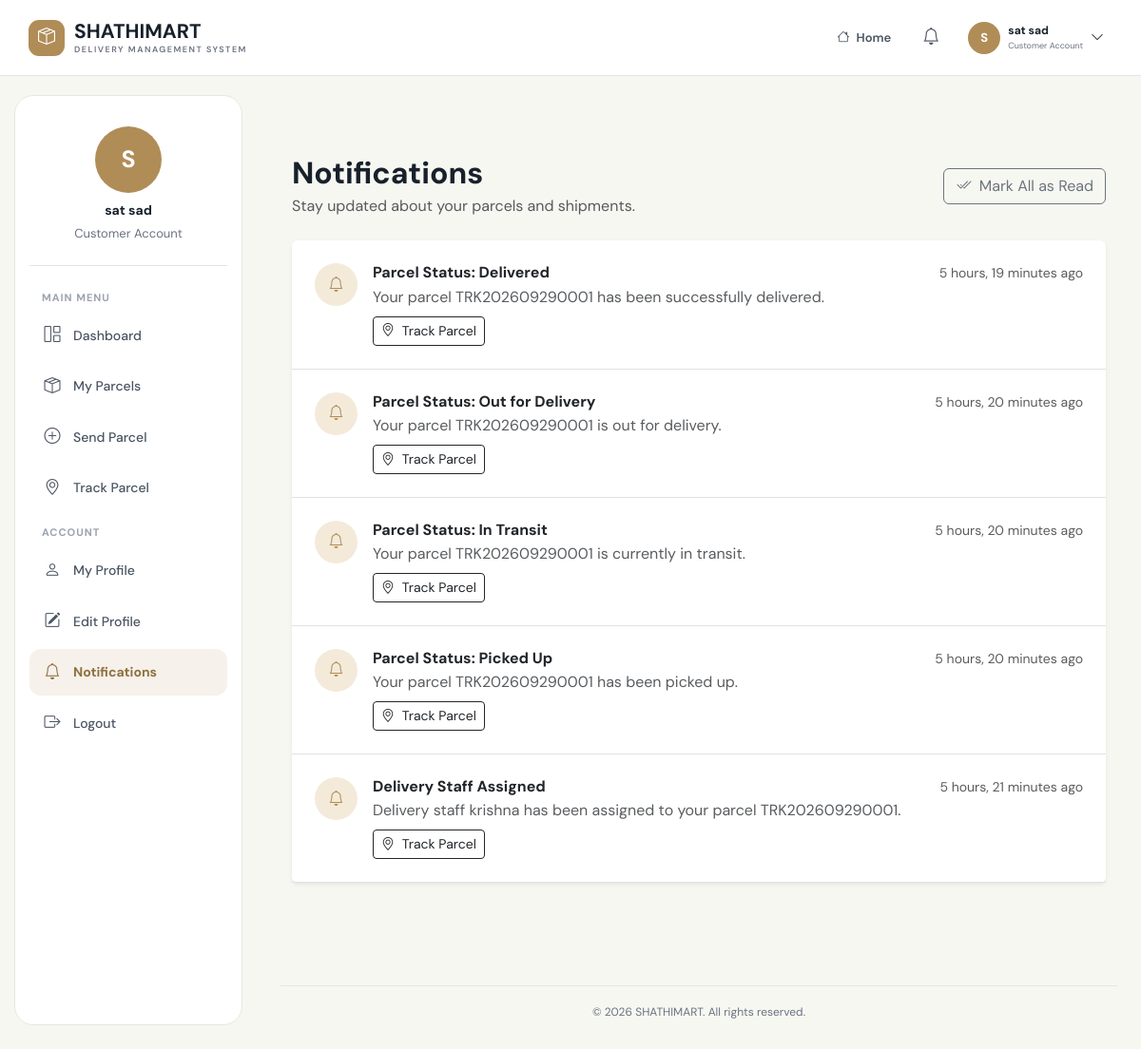
Page /notifications/ (signed in) on the committed database.
### notifications/models.py (models this page shows, shortened)
class Notification(models.Model):
    user = models.ForeignKey(
        User,
        on_delete=models.CASCADE,
        related_name='notifications'
    )
    parcel = models.ForeignKey(
        Parcel,
        on_delete=models.CASCADE,
        related_name='notifications',
        null=True,
        blank=True
    )
    title = models.CharField(
        max_length=200
    )
    message = models.TextField()
    is_read = models.BooleanField(
        default=False
    )
    created_at = models.DateTimeField(
        auto_now_add=True
    )
    class Meta:
        ordering = ['-created_at']

### notifications/views.py (the view)
@login_required(login_url="login")
def notification_list(request):
    notifications = Notification.objects.filter(
        user=request.user
    ).select_related(
        "parcel"
    )
    context = {
        "notifications": notifications,
    }
    return render(
        request,
        "notifications/notification_list.html",
        context
    )

### notifications/context_processors.py (called while the page is built)
def notification_context(request):
    if not request.user.is_authenticated:
        return {
            "navbar_notifications": [],
            "unread_notifications_count": 0,
        }
    notifications = Notification.objects.filter(
        user=request.user
    ).select_related(
        "parcel"
    )[:8]
    unread_count = Notification.objects.filter(
        user=request.user,
        is_read=False
    ).count()
    return {
        "navbar_notifications": notifications,
        "unread_notifications_count": unread_count,
    }

### notifications/templates/notifications/notification_list.html (shortened to what this page needs)
{% extends "customer_base.html" %}
{% block content %}
<div class="container py-5">
    <div class="d-flex justify-content-between align-items-center mb-4">
        <div>
            <h2 class="fw-bold mb-1">
                Notifications
            </h2>
            <p class="text-muted mb-0">
                Stay updated about your parcels and shipments.
            </p>
        </div>
        <a
            href="{% url 'mark_all_notifications_read' %}"
            class="btn btn-outline-secondary"
        >
            <i class="bi bi-check2-all me-1"></i>
            Mark All as Read
        </a>
    </div>
    <div class="card border-0 shadow-sm">
        <div class="card-body p-0">
            {% for notification in notifications %}
                <div
                    class="
                        p-4
                        border-bottom
                    "
                >
                    <div class="d-flex gap-3">
                        <div
                            style="
                                width:45px;
                                height:45px;
                                min-width:45px;
                                border-radius:50%;
                                background:#f4ead9;
                                color:#b08d57;
                                display:flex;
                                align-items:center;
                                justify-content:center;
                            "
                        >
                            <i class="bi bi-bell"></i>
                        </div>
                        <div class="flex-grow-1">
                            <div
                                class="d-flex justify-content-between"
                            >
                                <h6 class="fw-bold mb-1">
                                    {{ notification.title }}
                                </h6>
                                <small class="text-muted">
                                    {{ notification.created_at|timesince }}
                                    ago
                                </small>
                            </div>
                            <p class="text-muted mb-2">
                                {{ notification.message }}
                            </p>
                            <div class="d-flex gap-2">
                                {% if notification.parcel %}
                                    <a
                                        href="{% url 'track_parcel' %}?tracking_number={{ notification.parcel.tracking_number }}"
                                        class="btn btn-sm btn-outline-dark"
                                    >
                                        <i class="bi bi-geo-alt me-1"></i>
                                        Track Parcel
                                    </a>
                                {% endif %}
                            </div>
                        </div>
                    </div>
                </div>
            {% endfor %}
        </div>
    </div>
</div>
{% endblock %}

### templates/customer_base.html (shortened to what this page needs)
{% load static %}
<!DOCTYPE html>
<html lang="en">
<head>
<link
    href="https://cdn.jsdelivr.net/npm/bootstrap@5.3.3/dist/css/bootstrap.min.css"
    rel="stylesheet"
>
<link
    rel="stylesheet"
    href="https://cdn.jsdelivr.net/npm/bootstrap-icons@1.11.3/font/bootstrap-icons.min.css"
>
</head>
<body>
<header class="customer-navbar">
    <div class="customer-navbar-inner">
        <a
            href="{% url 'dashboard' %}"
            class="brand-logo"
        >
            <span class="brand-logo-icon">
                <i class="bi bi-box-seam"></i>
            </span>
            <span class="brand-logo-text">
                SHATHIMART
                <small>
                    Delivery Management System
                </small>
            </span>
        </a>
        <div class="navbar-right">
            <a
                href="{% url 'home' %}"
                class="navbar-link"
            >
                <i class="bi bi-house"></i>
                Home
            </a>
            <a
                href="{% url 'notification_list' %}"
                class="navbar-notification"
                title="Notifications"
            >
                <i class="bi bi-bell"></i>
            </a>
            <a
                href="{% url 'profile' %}"
                class="navbar-user"
            >
                {% if request.user.profile.profile_image %}
                    <img
                        src="{{ request.user.profile.profile_image.url }}"
                        alt="Profile"
                        class="navbar-user-avatar"
                    >
                {% else %}
                    <div class="navbar-user-placeholder">
                        {{ request.user.first_name|default:request.user.username|first|upper }}
                    </div>
                {% endif %}
                <span class="navbar-user-info">
                    <span class="navbar-user-name">
                        {{ request.user.get_full_name|default:request.user.username }}
                    </span>
                    <span class="navbar-user-role">
                        Customer Account
                    </span>
                </span>
                <i class="bi bi-chevron-down small"></i>
            </a>
        </div>
    </div>
</header>
<div class="customer-dashboard-layout">
    <div class="customer-sidebar-wrapper">
        <aside class="customer-sidebar">
            <div class="customer-profile-mini">
                {% if request.user.profile.profile_image %}
                    <img
                        src="{{ request.user.profile.profile_image.url }}"
                        alt="Profile"
                        class="customer-profile-avatar"
                    >
                {% else %}
                    <div class="customer-profile-placeholder">
                        {{ request.user.first_name|default:request.user.username|first|upper }}
                    </div>
                {% endif %}
                <h6>
                    {{ request.user.get_full_name|default:request.user.username }}
                </h6>
                <span>
                    Customer Account
                </span>
            </div>
            <div class="customer-sidebar-menu">
                <div class="customer-sidebar-title">
                    Main Menu
                </div>
                <a
                    href="{% url 'dashboard' %}"
                    class="customer-sidebar-link {% if request.resolver_match.url_name == 'dashboard' %}active{% endif %}"
                >
                    <i class="bi bi-grid-1x2"></i>
                    <span>
                        Dashboard
                    </span>
                </a>
                <a
                    href="{% url 'parcel_list' %}"
                    class="customer-sidebar-link {% if request.resolver_match.url_name == 'parcel_list' %}active{% endif %}"
                >
                    <i class="bi bi-box-seam"></i>
                    <span>
                        My Parcels
                    </span>
                </a>
                <a
                    href="{% url 'create_parcel' %}"
                    class="customer-sidebar-link {% if request.resolver_match.url_name == 'create_parcel' %}active{% endif %}"
                >
                    <i class="bi bi-plus-circle"></i>
                    <span>
                        Send Parcel
                    </span>
                </a>
                <a
                    href="{% url 'track_parcel' %}"
                    class="customer-sidebar-link {% if request.resolver_match.url_name == 'track_parcel' %}active{% endif %}"
                >
                    <i class="bi bi-geo-alt"></i>
                    <span>
                        Track Parcel
                    </span>
                </a>
                <div class="customer-sidebar-title">
                    Account
                </div>
                <a
                    href="{% url 'profile' %}"
                    class="customer-sidebar-link {% if request.resolver_match.url_name == 'profile' %}active{% endif %}"
                >
                    <i class="bi bi-person"></i>
                    <span>
                        My Profile
                    </span>
                </a>
                <a
                    href="{% url 'profile_edit' %}"
                    class="customer-sidebar-link {% if request.resolver_match.url_name == 'profile_edit' %}active{% endif %}"
                >
                    <i class="bi bi-pencil-square"></i>
                    <span>
                        Edit Profile
                    </span>
                </a>
                <a
                    href="{% url 'notification_list' %}"
                    class="customer-sidebar-link {% if request.resolver_match.url_name == 'notification_list' %}active{% endif %}"
                >
                    <i class="bi bi-bell"></i>
                    <span>
                        Notifications
                    </span>
                </a>
                <a
                    href="{% url 'logout' %}"
                    class="customer-sidebar-link logout"
                >
                    <i class="bi bi-box-arrow-right"></i>
                    <span>
                        Logout
                    </span>
                </a>
            </div>
        </aside>
    </div>
    <main class="customer-main-content">
        {% block customer_content %}
            {% block content %}
            {% endblock %}
        {% endblock %}
    </main>
    <footer class="customer-footer">
        <div class="customer-footer-line">
            © {% now "Y" %} SHATHIMART.
            All rights reserved.
        </div>
    </footer>
</div>
</body>
</html>

### templates/customer_base.html (style rules this page uses)
:root { --primary: #b08d57; --primary-dark: #8f713f; --dark: #18212b; --light: #f7f7f2; --muted: #6b7280; --border: #e7e5df; --white: #ffffff; --success: #198754; --warning: #f59e0b; --danger: #dc3545; --info: #0d6efd; --purple: #6f42c1; }
* { box-sizing: border-box; }
html { scroll-behavior: smooth; }
body { margin: 0; padding: 0; background: var(--light); color: var(--dark); font-family: "DM Sans", Arial, sans-serif; min-height: 100vh; }
a { text-decoration: none; }
.customer-navbar { height: 80px; background: #ffffff; border-bottom: 1px solid var(--border); position: sticky; top: 0; z-index: 1100; display: flex; align-items: center; }
.customer-navbar-inner { width: 100%; padding: 0 30px; display: flex; align-items: center; justify-content: space-between; }
.brand-logo { display: inline-flex; align-items: center; gap: 10px; color: var(--dark); font-size: 21px; font-weight: 700; }
.brand-logo-icon { width: 38px; height: 38px; border-radius: 11px; background: var(--primary); color: #ffffff; display: flex; align-items: center; justify-content: center; font-size: 18px; }
.brand-logo-text { line-height: 1; }
.brand-logo-text small { display: block; color: var(--muted); font-size: 9px; font-weight: 600; letter-spacing: 1.5px; text-transform: uppercase; margin-top: 4px; }
.navbar-right { display: flex; align-items: center; gap: 10px; }
.navbar-link { display: inline-flex; align-items: center; gap: 7px; color: #4b5563; font-size: 13px; font-weight: 600; padding: 9px 12px; border-radius: 10px; transition: all 0.2s ease; }
.navbar-notification { position: relative; width: 40px; height: 40px; display: inline-flex; align-items: center; justify-content: center; border-radius: 50%; color: #4b5563; transition: all 0.2s ease; }
.navbar-notification i { font-size: 18px; }
.navbar-user { display: flex; align-items: center; gap: 8px; padding: 5px 9px; border-radius: 12px; color: var(--dark); transition: all 0.2s ease; }
.navbar-user-placeholder { width: 34px; height: 34px; border-radius: 50%; background: var(--primary); color: #ffffff; display: flex; align-items: center; justify-content: center; font-size: 13px; font-weight: 700; }
.navbar-user-info { line-height: 1.15; }
.navbar-user-name { display: block; color: var(--dark); font-size: 12px; font-weight: 700; }
.navbar-user-role { display: block; color: var(--muted); font-size: 9px; margin-top: 3px; }
.customer-dashboard-layout { width: 100%; min-height: calc(100vh - 80px); }
.customer-sidebar-wrapper { width: 270px; position: fixed; top: 80px; left: 0; bottom: 0; padding: 20px 15px 25px; z-index: 1000; }
.customer-sidebar { background: #ffffff; border: 1px solid var(--border); border-radius: 20px; padding: 22px 15px; height: 100%; overflow-y: auto; overflow-x: hidden; }
.customer-profile-mini { text-align: center; padding: 10px 10px 22px; border-bottom: 1px solid var(--border); margin-bottom: 15px; }
.customer-profile-placeholder { width: 70px; height: 70px; border-radius: 50%; background: var(--primary); color: #ffffff; display: flex; align-items: center; justify-content: center; font-size: 25px; font-weight: 700; margin: 0 auto 10px; }
.customer-profile-mini h6 { margin: 0 0 3px; color: var(--dark); font-weight: 700; font-size: 14px; }
.customer-profile-mini span { color: var(--muted); font-size: 13px; }
.customer-sidebar-title { font-size: 11px; text-transform: uppercase; letter-spacing: 1px; color: #9ca3af; font-weight: 700; padding: 10px 13px 7px; }
.customer-sidebar-link { display: flex; align-items: center; gap: 12px; padding: 12px 14px; border-radius: 12px; color: #4b5563; text-decoration: none; font-size: 14px; font-weight: 500; margin-bottom: 4px; transition: all 0.2s ease; }
.customer-sidebar-link i { width: 20px; text-align: center; font-size: 17px; flex-shrink: 0; }
.customer-sidebar-link.active { background: rgba(176, 141, 87, 0.12); color: var(--primary-dark); font-weight: 700; }
.customer-main-content { margin-left: 285px; padding: 35px 25px 60px 10px; min-width: 0; }
.customer-footer { margin-left: 285px; padding: 0 25px 30px 10px; color: var(--muted); font-size: 12px; text-align: center; }
.customer-footer-line { border-top: 1px solid var(--border); padding-top: 18px; }

### rows in the picture
Notification: title "Parcel Status: Delivered", created_at "5 hours, 19 minutes", message "Your parcel TRK202609290001 has been successfully delivered."
Notification: title "Parcel Status: Out for Delivery", created_at "5 hours, 20 minutes", message "Your parcel TRK202609290001 is out for delivery."
Notification: title "Parcel Status: In Transit", created_at "5 hours, 20 minutes", message "Your parcel TRK202609290001 is currently in transit."
Notification: title "Parcel Status: Picked Up", created_at "5 hours, 20 minutes", message "Your parcel TRK202609290001 has been picked up."
Notification: title "Delivery Staff Assigned", created_at "5 hours, 21 minutes", message "Delivery staff krishna has been assigned to your parcel TRK202609290001."

### other values in the picture
{{ request.user.first_name|default:request.user.username|first|upper }} "S"
{{ request.user.get_full_name|default:request.user.username }} "sat sad"
